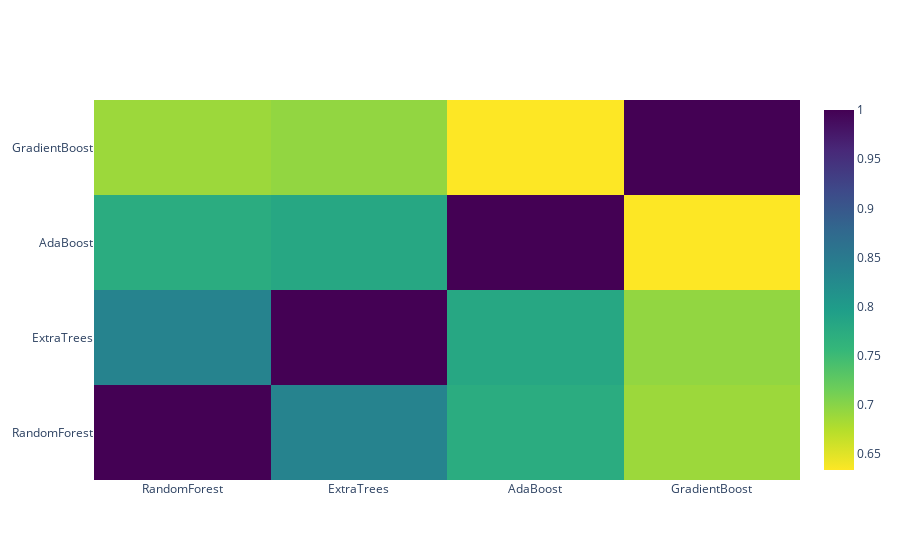

Source (notebook cell):
### Markdown cell above
**Correlation Heatmap of the Second Level Training set**

### Code cell
data = [
    (
        go.Heatmap(
            z=base_predictions_train.astype(float).corr().values,
            x=base_predictions_train.columns.values,
            y=base_predictions_train.columns.values,
            colorscale="Viridis",
            showscale=True,  # 히트맵 오른쪽에 색상 스케일 바 표시
            reversescale=True,  # 기본 색상 흐름 반대 설정
        )
    )
]
py.iplot(data, filename="labelled-heatmp")

### Figure 1 — Plotly figure (JSON) as saved in the notebook; plotly's stock layout.template omitted (floating-point values rounded to 4 significant figures)
{"data": [{"colorscale": [[0, "#440154"], [0.1111, "#482878"], [0.2222, "#3e4989"], [0.3333, "#31688e"], [0.4444, "#26828e"], [0.5556, "#1f9e89"], [0.6667, "#35b779"], [0.7778, "#6ece58"], [0.8889, "#b5de2b"], [1, "#fde725"]], "reversescale": true, "showscale": true, "type": "heatmap", "x": ["RandomForest", "ExtraTrees", "AdaBoost", "GradientBoost"], "y": ["RandomForest", "ExtraTrees", "AdaBoost", "GradientBoost"], "z": [[1, 0.836, 0.7739, 0.6885], [0.836, 1, 0.7818, 0.6948], [0.7739, 0.7818, 1, 0.6338], [0.6885, 0.6948, 0.6338, 1]]}], "layout": {"autosize": true, "xaxis": {"autorange": true, "range": [-0.5, 3.5], "type": "category"}, "yaxis": {"autorange": true, "range": [-0.5, 3.5], "type": "category"}}}
